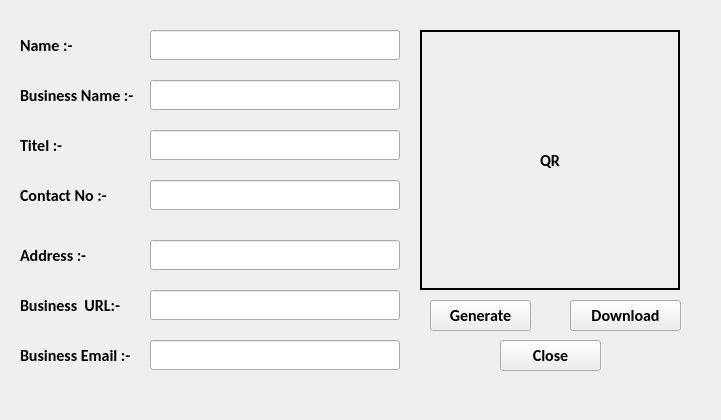
<?xml version="1.0" encoding="UTF-8"?>
<ui version="4.0">
 <class>MainWindow</class>
 <widget class="QMainWindow" name="MainWindow">
  <property name="geometry">
   <rect>
    <x>0</x>
    <y>0</y>
    <width>721</width>
    <height>420</height>
   </rect>
  </property>
  <property name="font">
   <font>
    <family>Calibri</family>
    <pointsize>12</pointsize>
    <weight>75</weight>
    <bold>true</bold>
   </font>
  </property>
  <property name="windowTitle">
   <string>Business Qr Generator</string>
  </property>
  <widget class="QWidget" name="centralwidget">
   <widget class="QLabel" name="label">
    <property name="geometry">
     <rect>
      <x>20</x>
      <y>30</y>
      <width>120</width>
      <height>30</height>
     </rect>
    </property>
    <property name="text">
     <string>Name :-</string>
    </property>
   </widget>
   <widget class="QLineEdit" name="txtName">
    <property name="geometry">
     <rect>
      <x>150</x>
      <y>30</y>
      <width>250</width>
      <height>30</height>
     </rect>
    </property>
    <property name="sizePolicy">
     <sizepolicy hsizetype="Ignored" vsizetype="Fixed">
      <horstretch>0</horstretch>
      <verstretch>0</verstretch>
     </sizepolicy>
    </property>
   </widget>
   <widget class="QLabel" name="label_2">
    <property name="geometry">
     <rect>
      <x>20</x>
      <y>80</y>
      <width>120</width>
      <height>30</height>
     </rect>
    </property>
    <property name="text">
     <string>Business Name :-</string>
    </property>
   </widget>
   <widget class="QLineEdit" name="txtBuisName">
    <property name="geometry">
     <rect>
      <x>150</x>
      <y>80</y>
      <width>250</width>
      <height>30</height>
     </rect>
    </property>
    <property name="sizePolicy">
     <sizepolicy hsizetype="Ignored" vsizetype="Fixed">
      <horstretch>0</horstretch>
      <verstretch>0</verstretch>
     </sizepolicy>
    </property>
   </widget>
   <widget class="QLabel" name="label_3">
    <property name="geometry">
     <rect>
      <x>20</x>
      <y>130</y>
      <width>120</width>
      <height>30</height>
     </rect>
    </property>
    <property name="text">
     <string>Titel :-</string>
    </property>
   </widget>
   <widget class="QLineEdit" name="txtTitel">
    <property name="geometry">
     <rect>
      <x>150</x>
      <y>130</y>
      <width>250</width>
      <height>30</height>
     </rect>
    </property>
    <property name="sizePolicy">
     <sizepolicy hsizetype="Ignored" vsizetype="Fixed">
      <horstretch>0</horstretch>
      <verstretch>0</verstretch>
     </sizepolicy>
    </property>
   </widget>
   <widget class="QLabel" name="label_4">
    <property name="geometry">
     <rect>
      <x>20</x>
      <y>180</y>
      <width>120</width>
      <height>30</height>
     </rect>
    </property>
    <property name="text">
     <string>Contact No :-</string>
    </property>
   </widget>
   <widget class="QLineEdit" name="txtContact">
    <property name="geometry">
     <rect>
      <x>150</x>
      <y>180</y>
      <width>250</width>
      <height>30</height>
     </rect>
    </property>
    <property name="sizePolicy">
     <sizepolicy hsizetype="Ignored" vsizetype="Fixed">
      <horstretch>0</horstretch>
      <verstretch>0</verstretch>
     </sizepolicy>
    </property>
   </widget>
   <widget class="QLineEdit" name="txtAddress">
    <property name="geometry">
     <rect>
      <x>150</x>
      <y>240</y>
      <width>250</width>
      <height>30</height>
     </rect>
    </property>
    <property name="sizePolicy">
     <sizepolicy hsizetype="Ignored" vsizetype="Fixed">
      <horstretch>0</horstretch>
      <verstretch>0</verstretch>
     </sizepolicy>
    </property>
   </widget>
   <widget class="QLabel" name="label_5">
    <property name="geometry">
     <rect>
      <x>20</x>
      <y>240</y>
      <width>120</width>
      <height>30</height>
     </rect>
    </property>
    <property name="text">
     <string>Address :-</string>
    </property>
   </widget>
   <widget class="QLabel" name="label_6">
    <property name="geometry">
     <rect>
      <x>20</x>
      <y>290</y>
      <width>120</width>
      <height>30</height>
     </rect>
    </property>
    <property name="text">
     <string>Business  URL:-</string>
    </property>
   </widget>
   <widget class="QLineEdit" name="txtUrl">
    <property name="geometry">
     <rect>
      <x>150</x>
      <y>290</y>
      <width>250</width>
      <height>30</height>
     </rect>
    </property>
    <property name="sizePolicy">
     <sizepolicy hsizetype="Ignored" vsizetype="Fixed">
      <horstretch>0</horstretch>
      <verstretch>0</verstretch>
     </sizepolicy>
    </property>
   </widget>
   <widget class="QLabel" name="label_7">
    <property name="geometry">
     <rect>
      <x>20</x>
      <y>340</y>
      <width>120</width>
      <height>30</height>
     </rect>
    </property>
    <property name="text">
     <string>Business Email :-</string>
    </property>
   </widget>
   <widget class="QLineEdit" name="txtEmail">
    <property name="geometry">
     <rect>
      <x>150</x>
      <y>340</y>
      <width>250</width>
      <height>30</height>
     </rect>
    </property>
    <property name="sizePolicy">
     <sizepolicy hsizetype="Ignored" vsizetype="Fixed">
      <horstretch>0</horstretch>
      <verstretch>0</verstretch>
     </sizepolicy>
    </property>
   </widget>
   <widget class="QPushButton" name="btnGen">
    <property name="geometry">
     <rect>
      <x>430</x>
      <y>300</y>
      <width>101</width>
      <height>31</height>
     </rect>
    </property>
    <property name="text">
     <string>Generate</string>
    </property>
   </widget>
   <widget class="QPushButton" name="btnClose">
    <property name="geometry">
     <rect>
      <x>500</x>
      <y>340</y>
      <width>101</width>
      <height>31</height>
     </rect>
    </property>
    <property name="text">
     <string>Close</string>
    </property>
   </widget>
   <widget class="QPushButton" name="btnDowmload">
    <property name="geometry">
     <rect>
      <x>570</x>
      <y>300</y>
      <width>111</width>
      <height>31</height>
     </rect>
    </property>
    <property name="text">
     <string>Download</string>
    </property>
   </widget>
   <widget class="QLabel" name="labQrShow">
    <property name="geometry">
     <rect>
      <x>420</x>
      <y>30</y>
      <width>260</width>
      <height>260</height>
     </rect>
    </property>
    <property name="styleSheet">
     <string notr="true">border:1.5px solid</string>
    </property>
    <property name="text">
     <string>QR</string>
    </property>
    <property name="alignment">
     <set>Qt::AlignCenter</set>
    </property>
   </widget>
  </widget>
  <widget class="QMenuBar" name="menubar">
   <property name="geometry">
    <rect>
     <x>0</x>
     <y>0</y>
     <width>721</width>
     <height>25</height>
    </rect>
   </property>
  </widget>
 </widget>
 <resources/>
 <connections/>
</ui>
